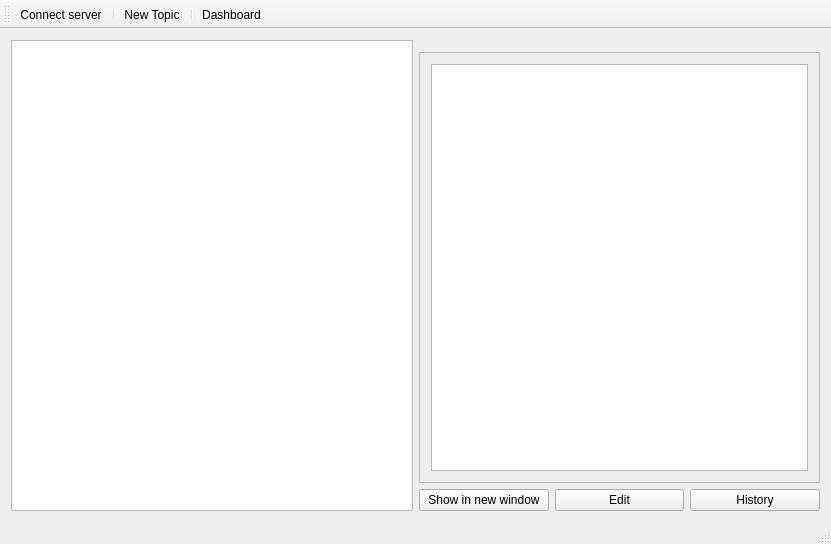
<?xml version="1.0" encoding="UTF-8"?>
<ui version="4.0">
 <class>MainWindow</class>
 <widget class="QMainWindow" name="MainWindow">
  <property name="geometry">
   <rect>
    <x>0</x>
    <y>0</y>
    <width>831</width>
    <height>544</height>
   </rect>
  </property>
  <property name="windowTitle">
   <string>MainWindow</string>
  </property>
  <widget class="QWidget" name="centralWidget">
   <layout class="QGridLayout" name="gridLayout_2">
    <item row="2" column="5">
     <widget class="QScrollArea" name="scrollArea">
      <property name="widgetResizable">
       <bool>true</bool>
      </property>
      <widget class="QWidget" name="Scroll">
       <property name="geometry">
        <rect>
         <x>0</x>
         <y>0</y>
         <width>401</width>
         <height>431</height>
        </rect>
       </property>
       <layout class="QGridLayout" name="gridLayout">
        <item row="0" column="0">
         <widget class="QTextBrowser" name="TopicTextView"/>
        </item>
       </layout>
      </widget>
     </widget>
    </item>
    <item row="3" column="5">
     <layout class="QHBoxLayout" name="horizontalLayout">
      <item>
       <widget class="QPushButton" name="TopicShowInNewWindow">
        <property name="styleSheet">
         <string notr="true">QPushButton:pressed{
	background-color: #00FF00;
}</string>
        </property>
        <property name="text">
         <string>Show in new window</string>
        </property>
       </widget>
      </item>
      <item>
       <widget class="QPushButton" name="TopicEdit">
        <property name="styleSheet">
         <string notr="true">QPushButton:pressed{
	background-color: #00FF00;
}</string>
        </property>
        <property name="text">
         <string>Edit</string>
        </property>
       </widget>
      </item>
      <item>
       <widget class="QPushButton" name="TopicHistory">
        <property name="styleSheet">
         <string notr="true">QPushButton:pressed{
	background-color: #00FF00;
}</string>
        </property>
        <property name="text">
         <string>History</string>
        </property>
       </widget>
      </item>
     </layout>
    </item>
    <item row="0" column="2" rowspan="4">
     <widget class="QTreeView" name="TreeView">
      <property name="editTriggers">
       <set>QAbstractItemView::EditKeyPressed</set>
      </property>
      <attribute name="headerVisible">
       <bool>false</bool>
      </attribute>
     </widget>
    </item>
   </layout>
  </widget>
  <widget class="QStatusBar" name="statusBar"/>
  <widget class="QToolBar" name="toolBar">
   <property name="windowTitle">
    <string>toolBar</string>
   </property>
   <attribute name="toolBarArea">
    <enum>TopToolBarArea</enum>
   </attribute>
   <attribute name="toolBarBreak">
    <bool>false</bool>
   </attribute>
   <addaction name="actionConnect_server"/>
   <addaction name="separator"/>
   <addaction name="actionNew_Topic"/>
   <addaction name="separator"/>
   <addaction name="actionDashboard"/>
  </widget>
  <action name="actionConnect_server">
   <property name="text">
    <string>Connect server</string>
   </property>
  </action>
  <action name="actionNew_Topic">
   <property name="checkable">
    <bool>false</bool>
   </property>
   <property name="text">
    <string>New Topic</string>
   </property>
  </action>
  <action name="actionDashboard">
   <property name="text">
    <string>Dashboard</string>
   </property>
  </action>
 </widget>
 <layoutdefault spacing="6" margin="11"/>
 <resources/>
 <connections/>
</ui>
